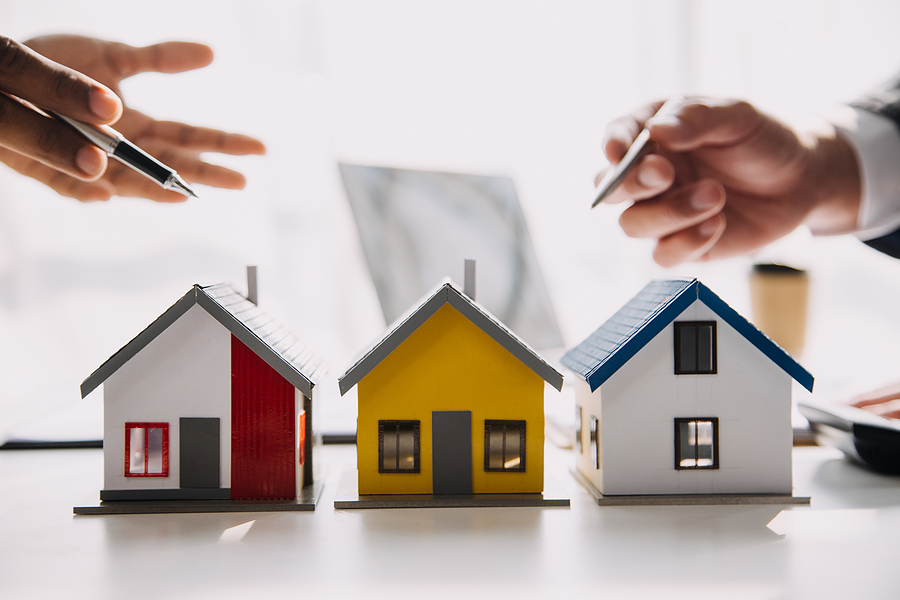
#> input picture preprocessing/House.jpg, 900 x 600 px
$ jupyter execute --allow-errors preprocessing02.ipynb   (shell and % lines are left out)
#> lines starting #> are read from the running program, lines starting #| are printed output that depends on the picture
# Challenge 2: House Prices - Advanced Regression Techniques

[cell 1]
from PIL import Image
import matplotlib.pyplot as plt
image = Image.open("House.jpg")
#> image is the input picture: PIL image 900x600 RGB; mean R, G, B 191.3, 177.9, 173

## 1. Định nghĩa vấn đề (Define Problem)
+ **Mô tả**:
    + Bộ dữ liệu House Prices gồm 80 biến mô tả gần như mọi khía cạnh của các ngôi nhà tại Ames, Iowa. Mục tiêu của bài toán là dự đoán giá bán cuối cùng của từng ngôi nhà dựa trên những đặc trưng về kiến trúc, diện tích, vật liệu, tiện ích, vị trí và các yếu tố khác.
    + Đây là một bài toán hồi quy (regression) trong học máy.
+ **Dữ liệu vào**:
    + MSSubClass: Loại nhà / kiểu xây dựng.
    + MSZoning: Phân loại khu vực đất.
    + LotFrontage: Chiều dài mặt tiền lô đất tiếp giáp đường.
    + LotArea: Diện tích lô đất.
    + Street: Loại đường vào nhà.
    + Alley: Loại hẻm vào nhà.
    + LotShape: Hình dạng lô đất.
    + LandContour: Độ bằng phẳng của đất.
    + Utilities: Loại tiện ích có sẵn (điện, nước…).
    + LotConfig: Cách bố trí lô đất.
    + LandSlope: Độ dốc của lô đất.
    + Neighborhood: Khu vực / vùng trong thành phố Ames
    + Condition1: Gần đường lớn hoặc đường sắt.
    + Condition2: Gần đường lớn hoặc đường sắt (nếu có thêm điều kiện thứ hai).
    + BldgType: Loại nhà ở.
    + HouseStyle: Phong cách nhà.
    + OverallQual: Chất lượng tổng thể của vật liệu và hoàn thiện.
    + OverallCond: Tình trạng tổng thể của nhà.
    + YearBuilt: Năm xây dựng nhà.
    + YearRemodAdd: Năm cải tạo nhà.
    + RoofStyle: Kiểu mái nhà.
    + RoofMatl: Vật liệu lợp mái.
    + Exterior1st: Vật liệu ốp bên ngoài chính.
    + Exterior2nd: Vật liệu ốp bên ngoài phụ (nếu có nhiều loại).
    + MasVnrType: Loại ốp tường bằng gạch/masonry.
    + MasVnrArea: Diện tích ốp tường.
    + ExterQual: Chất lượng vật liệu bên ngoài.
    + ExterCond: Tình trạng bên ngoài hiện tại.
    + Foundation: Loại nền móng.
    + BsmtQual: Chiều cao tầng hầm.
    + BsmtCond: Tình trạng tầng hầm.
    + BsmtExposure: Tầng hầm có cửa ra ngoài hay cửa sổ không.
    + BsmtFinType1: Chất lượng phần hoàn thiện tầng hầm 1.
    + BsmtFinSF1: Diện tích hoàn thiện tầng hầm 1.
    + BsmtFinType2: Chất lượng phần hoàn thiện tầng hầm 2.
    + BsmtFinSF2: Diện tích hoàn thiện tầng hầm 2.
    + BsmtUnfSF: Diện tích tầng hầm chưa hoàn thiện.
    + TotalBsmtSF: Tổng diện tích tầng hầm.
    + Heating: Loại hệ thống sưởi
    + HeatingQC: Chất lượng hệ thống sưởi.
    + CentralAir: Có điều hòa trung tâm không.
    + Electrical: Hệ thống điện.
    + 1stFlrSF: Diện tích tầng 1.
    + 2ndFlrSF: Diện tích tầng 2.
    + LowQualFinSF: Diện tích hoàn thiện chất lượng thấp.
    + GrLivArea: Diện tích sử dụng trên mặt đất.
    + BsmtFullBath: Số phòng tắm đầy đủ ở tầng hầm.
    + BsmtHalfBath: Số phòng tắm nửa ở tầng hầm.
    + FullBath: Số phòng tắm đầy đủ trên tầng chính.
    + HalfBath: Số phòng tắm nửa trên tầng chính.
    + Bedroom: Số phòng ngủ trên tầng chính.
    + Kitchen: Số bếp.
    + KitchenQual: Chất lượng bếp.
    + TotRmsAbvGrd: Tổng số phòng trên tầng chính (không tính phòng tắm).
    + Functional: Tình trạng sử dụng của nhà (có tiện dụng không).
    + Fireplaces: Số lò sưởi.
    + FireplaceQu: Chất lượng lò sưởi.
    + GarageType: Vị trí gara.
    + GarageYrBlt: Năm xây dựng gara.
    + GarageFinish: Hoàn thiện nội thất gara.
    + GarageCars: Sức chứa ô tô trong gara.
    + GarageArea: Diện tích gara.
    + GarageQual: Chất lượng gara.
    + GarageCond: Tình trạng gara.
    + PavedDrive: Đường lái xe lát.
    + WoodDeckSF: Diện tích sàn gỗ ngoài trời.
    + OpenPorchSF: Diện tích hiên mở.
    + EnclosedPorch: Diện tích hiên kín.
    + 3SsnPorch: Diện tích hiên 3 mùa.
    + ScreenPorch: Diện tích hiên có lưới.
    + PoolArea: Diện tích hồ bơi.
    + PoolQC: Chất lượng hồ bơi.
    + Fence: Chất lượng hàng rào.
    + MiscFeature: Các tiện ích khác.
    + MiscVal: Giá trị tiền của tiện ích khác.
    + MoSold: Tháng bán.
    + YrSold: Năm bán.
    + SaleType: Hình thức bán.
    + SaleCondition: Tình trạng bán.

+ **Kết quả**: SalePrice: Giá bán bất động sản (USD) - Biến mục tiêu (Target Variable):
    + Giá trị thực tế của ngôi nhà, tính bằng đô la Mỹ (USD)
    + Là biến liên tục, dùng cho bài toán hồi quy (Regression)

[cell 2]
fig, ax = plt.subplots(figsize=(6, 4))
ax.imshow(image.resize((600, 400)))
ax.axis("off")
ax.set_title("Houses", fontsize=14, pad=10)
plt.tight_layout()
plt.show()
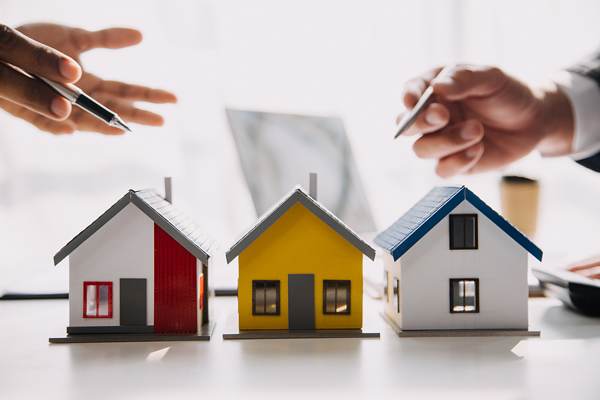
#> shown: shape (400, 600, 3); mean R, G, B 191.3, 177.9, 173


$ run again, with preprocessing/Music.jpg copied over preprocessing/House.jpg
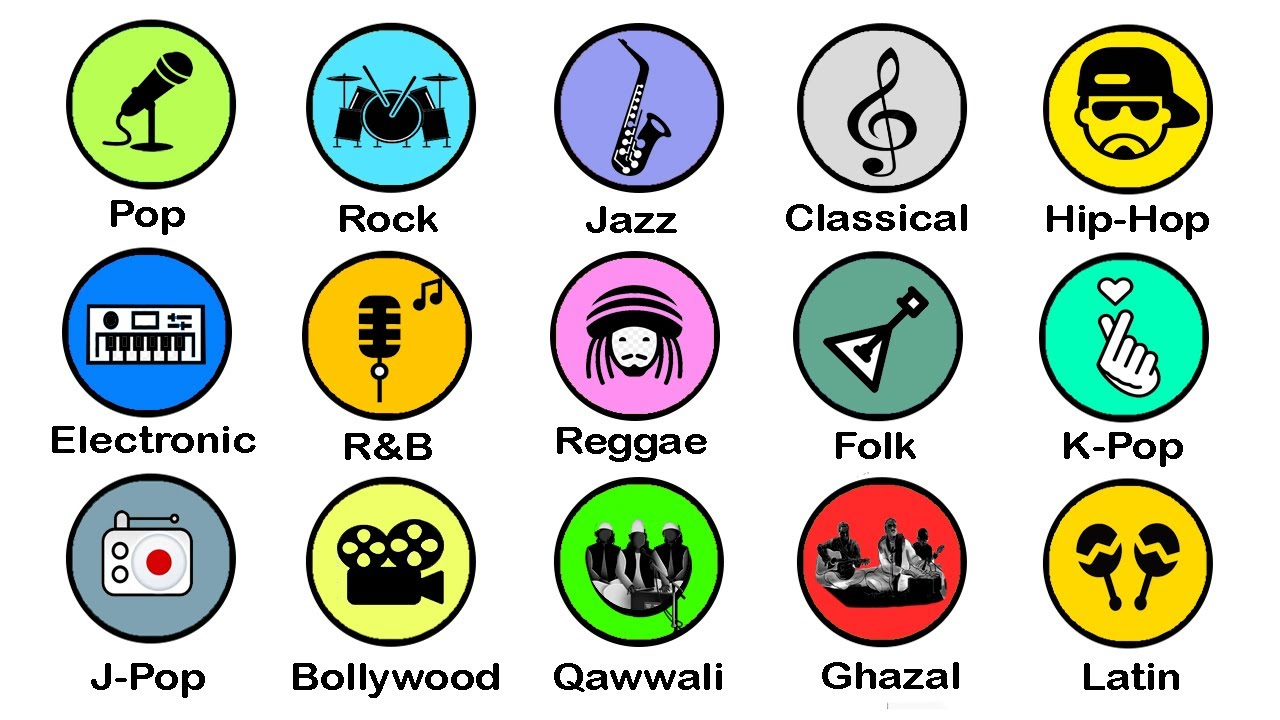
#> input picture preprocessing/Music.jpg, 1280 x 720 px
#> image is the input picture: PIL image 1280x720 RGB; mean R, G, B 198.2, 205.5, 190.9
#> `plt.show()`:
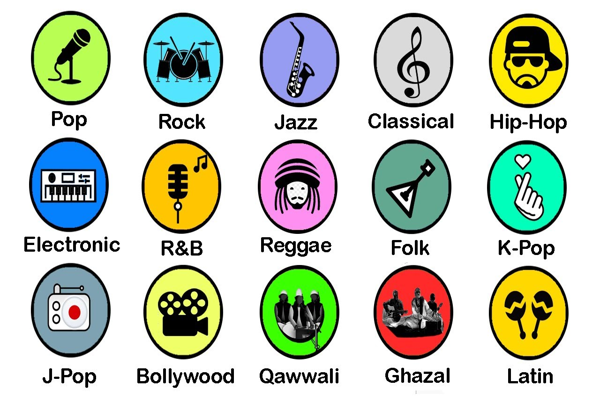
#> shown: shape (400, 600, 3); mean R, G, B 198.2, 205.5, 191
